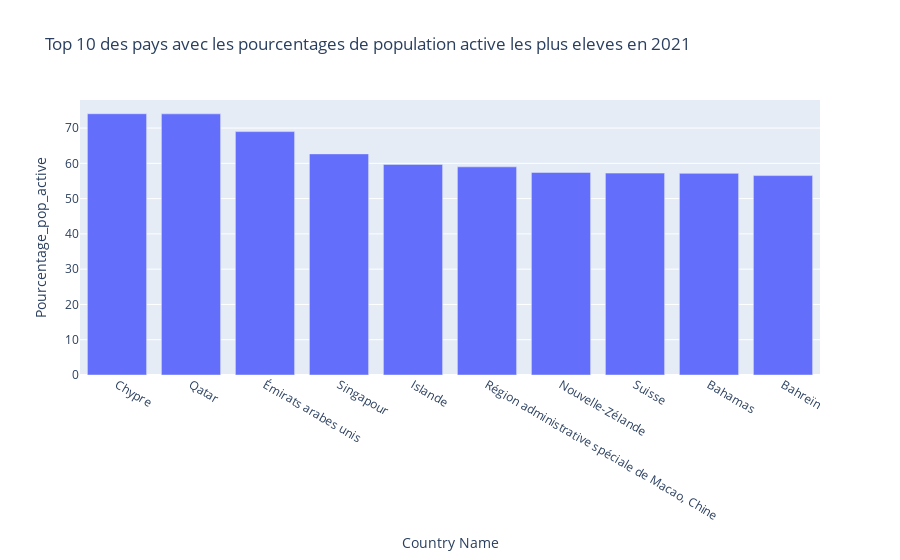

The notebook cell this image was saved under:
### Markdown cell above
# Analyse

### Code cell
data2021 = data[(data["year"]=='2021')]

top_pays = data2021.sort_values(by=['Pourcentage_pop_active'],ascending=False)
top_pays = top_pays[["Country Name", "Country Code","Pourcentage_pop_active"]]
top_pays = top_pays.dropna()

px.bar(top_pays.head(10),x="Country Name",y="Pourcentage_pop_active",
       title="Top 10 des pays avec les pourcentages de population active les plus eleves en 2021")

### Figure 1 — Plotly figure (JSON) as saved in the notebook; plotly's stock layout.template omitted (floating-point values rounded to 4 significant figures)
{"data": [{"alignmentgroup": "True", "hovertemplate": "Country Name=%{x}<br>Pourcentage_pop_active=%{y}<extra></extra>", "legendgroup": "", "marker": {"color": "#636efa", "pattern": {"shape": ""}}, "name": "", "offsetgroup": "", "orientation": "v", "showlegend": false, "textposition": "auto", "type": "bar", "x": ["Chypre", "Qatar", "Émirats arabes unis", "Singapour", "Islande", "Région administrative spéciale de Macao, Chine", "Nouvelle-Zélande", "Suisse", "Bahamas", "Bahreïn"], "xaxis": "x", "y": [74.06, 74.03, 69, 62.68, 59.7, 59, 57.42, 57.23, 57.16, 56.53], "yaxis": "y"}], "layout": {"barmode": "relative", "legend": {"tracegroupgap": 0}, "title": {"text": "Top 10 des pays avec les pourcentages de population active les plus eleves en 2021"}, "xaxis": {"anchor": "y", "domain": [0, 1], "title": {"text": "Country Name"}}, "yaxis": {"anchor": "x", "domain": [0, 1], "title": {"text": "Pourcentage_pop_active"}}}}
